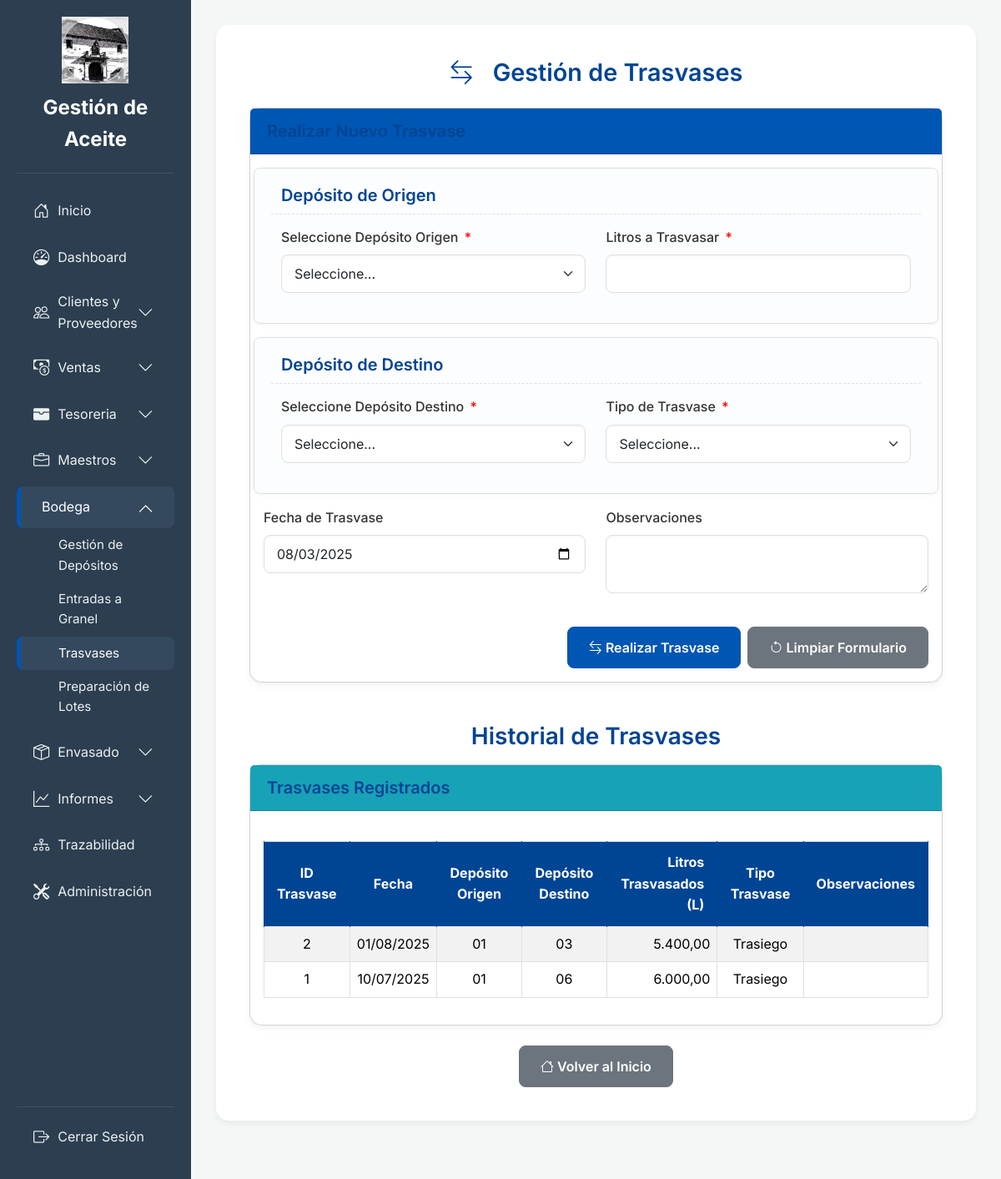
Screenshot of /app/trasvases.php (signed in) with the database file from the repository.
### tables this page shows
CREATE TABLE `trasvases` (
  `id_trasvase` int(11) NOT NULL,
  `fecha_trasvase` datetime DEFAULT current_timestamp(),
  `deposito_origen` int(11) NOT NULL,
  `deposito_destino` int(11) NOT NULL,
  `litros_trasvasados` decimal(10,2) NOT NULL,
  `tipo_trasvase` enum('filtrado','trasiego','preparacion_lote') NOT NULL,
  `observaciones` text DEFAULT NULL
);

CREATE TABLE `depositos` (
  `id_deposito` int(11) NOT NULL,
  `nombre_deposito` varchar(50) NOT NULL,
  `capacidad` decimal(10,2) NOT NULL,
  `estado` enum('ocupado','vacio','lleno') DEFAULT 'vacio',
  `stock_actual` decimal(10,2) DEFAULT 0.00,
  `id_materia_prima` int(11) DEFAULT NULL,
  `id_entrada_granel_origen` int(11) DEFAULT NULL
);

### app/trasvases.php (the view, shortened to what this page needs)
<?php
include 'conexion.php';
$trasvases_registrados = [];
try {
    $sql_trasvases = "SELECT
                        t.id_trasvase,
                        t.fecha_trasvase,
                        do.nombre_deposito AS nombre_deposito_origen,
                        dd.nombre_deposito AS nombre_deposito_destino,
                        t.litros_trasvasados,
                        t.tipo_trasvase,
                        t.observaciones
                    FROM
                        trasvases t
                    JOIN
                        depositos do ON t.deposito_origen = do.id_deposito
                    JOIN
                        depositos dd ON t.deposito_destino = dd.id_deposito
                    ORDER BY
                        t.fecha_trasvase DESC, t.id_trasvase DESC";
    $stmt_trasvases = $pdo->query($sql_trasvases);
    $trasvases_registrados = $stmt_trasvases->fetchAll(PDO::FETCH_ASSOC);
} catch (PDOException $e) {
    $mensaje_listado = "Error al cargar el listado de trasvases: " . $e->getMessage();
    $tipo_mensaje_listado = 'danger';
}
?>
<!DOCTYPE html>
<html lang="es">
<head>
    <link href="https://cdn.jsdelivr.net/npm/bootstrap@5.3.3/dist/css/bootstrap.min.css" rel="stylesheet">
    <link href="https://cdn.jsdelivr.net/npm/bootstrap-icons@1.11.3/font/bootstrap-icons.min.css" rel="stylesheet">
</head>
<body>
    <?php include 'sidebar.php'; ?>
    <div class="main-content">
        <div class="container">
            <h2 class="mb-4 text-center"><i class="bi bi-arrow-left-right me-3"></i> Gestión de Trasvases</h2>
            <div class="card">
                <div class="card-header bg-success">
                    <h5 class="mb-0">Realizar Nuevo Trasvase</h5>
                </div>
                <div class="card-body">
                    <form action="trasvases.php" method="POST">
                        <div class="row mb-3 trasvase-section">
                            <h5>Depósito de Origen</h5>
                            <div class="col-md-6 mb-3">
                                <label for="deposito_origen" class="form-label form-label-required">Seleccione Depósito Origen</label>
                                <select class="form-select" id="deposito_origen" name="deposito_origen" required>
                                    <option value="">Seleccione...</option>
                                </select>
                            </div>
                            <div class="col-md-6 mb-3">
                                <label for="litros_trasvase" class="form-label form-label-required">Litros a Trasvasar</label>
                                <input type="number" step="0.01" class="form-control" id="litros_trasvase" name="litros_trasvase" min="0.01" required>
                            </div>
                        </div>
                        <div class="row mb-3 trasvase-section">
                            <h5>Depósito de Destino</h5>
                            <div class="col-md-6 mb-3">
                                <label for="deposito_destino" class="form-label form-label-required">Seleccione Depósito Destino</label>
                                <select class="form-select" id="deposito_destino" name="deposito_destino" required>
                                    <option value="">Seleccione...</option>
                                </select>
                            </div>
                            <div class="col-md-6 mb-3">
                                <label for="tipo_trasvase" class="form-label form-label-required">Tipo de Trasvase</label>
                                <select class="form-select" id="tipo_trasvase" name="tipo_trasvase" required>
                                    <option value="">Seleccione...</option>
                                </select>
                            </div>
                        </div>
                        <div class="row mb-3">
                            <div class="col-md-6 mb-3">
                                <label for="fecha_trasvase" class="form-label">Fecha de Trasvase</label>
                                <input type="date" class="form-control" id="fecha_trasvase" name="fecha_trasvase" value="<?php echo date('Y-m-d'); ?>">
                            </div>
                            <div class="col-md-6 mb-3">
                                <label for="observaciones" class="form-label">Observaciones</label>
                                <textarea class="form-control" id="observaciones" name="observaciones" rows="2"></textarea>
                            </div>
                        </div>
                        <div class="row mt-4">
                            <div class="col-12 d-flex justify-content-end">
                                <button type="submit" class="btn btn-primary me-2"><i class="bi bi-arrow-left-right"></i> Realizar Trasvase</button>
                                <button type="button" class="btn btn-secondary" onclick="resetForm()"><i class="bi bi-arrow-counterclockwise"></i> Limpiar Formulario</button>
                            </div>
                        </div>
                    </form>
                </div>
            </div>
            <h3 class="mt-5 mb-3 text-center">Historial de Trasvases</h3>
            <div class="card">
                <div class="card-header bg-info">
                    <h5 class="mb-0">Trasvases Registrados</h5>
                </div>
                <div class="card-body">
                    <?php if (empty($trasvases_registrados)): ?>
                        <p class="text-center">No hay trasvases registrados todavía.</p>
                    <?php else: ?>
                        <div class="table-responsive">
                            <table class="table table-bordered table-striped align-middle">
                                <thead>
                                    <tr>
                                        <th>ID Trasvase</th>
                                        <th>Fecha</th>
                                        <th>Depósito Origen</th>
                                        <th>Depósito Destino</th>
                                        <th>Litros Trasvasados (L)</th>
                                        <th>Tipo Trasvase</th>
                                        <th>Observaciones</th>
                                    </tr>
                                </thead>
                                <tbody>
                                    <?php foreach ($trasvases_registrados as $trasvase): ?>
                                        <tr>
                                            <td><?php echo htmlspecialchars($trasvase['id_trasvase']); ?></td>
                                            <td><?php echo htmlspecialchars(date('d/m/Y', strtotime($trasvase['fecha_trasvase']))); ?></td>
                                            <td><?php echo htmlspecialchars($trasvase['nombre_deposito_origen']); ?></td>
                                            <td><?php echo htmlspecialchars($trasvase['nombre_deposito_destino']); ?></td>
                                            <td><?php echo number_format($trasvase['litros_trasvasados'], 2, ',', '.'); ?></td>
                                            <td><?php echo htmlspecialchars(ucfirst($trasvase['tipo_trasvase'])); ?></td>
                                            <td><?php echo htmlspecialchars($trasvase['observaciones']); ?></td>
                                        </tr>
                                    <?php endforeach; ?>
                                </tbody>
                            </table>
                        </div>
                    <?php endif; ?>
                </div>
            </div>
            <div class="text-center mt-4">
                <a href="index.php" class="btn btn-secondary"><i class="bi bi-house"></i> Volver al Inicio</a>
            </div>
        </div>
    </div>
</body>
</html>

### app/trasvases.php (style rules this page uses)
:root { --primary-color: #0056b3; --primary-dark: #004494; --secondary-color: #28a745; --text-dark: #333; --text-light: #666; --bg-light: #f4f7f6; --header-bg: #ffffff; --shadow-light: rgba(0, 0, 0, 0.05); --shadow-medium: rgba(0, 0, 0, 0.1); --sidebar-width: 250px; }
body { font-family: 'Inter', sans-serif; background-color: var(--bg-light); color: var(--text-dark); line-height: 1.6; font-size: 1rem; display: flex; min-height: 100vh; margin: 0; padding: 0; overflow-x: hidden; }
.main-content { flex-grow: 1; padding: 30px; transition: margin-left 0.3s ease; background-color: var(--bg-light); min-height: 100vh; }
.container { background-color: var(--header-bg); padding: 40px; border-radius: 15px; box-shadow: 0 4px 8px var(--shadow-light); margin-bottom: 40px; max-width: 100%; margin-left: auto; margin-right: auto; }
h1, h2, h3, h4, h5, h6 { color: var(--primary-dark); font-weight: 600; }
h2 { font-size: 1.8rem; margin-bottom: 25px; text-align: center; }
.form-label { font-weight: 500; color: var(--text-dark); margin-bottom: 8px; }
.form-control, .form-select { border: 1px solid var(--border-color, #e0e0e0); border-radius: 8px; padding: 10px 15px; box-shadow: inset 0 1px 3px rgba(0, 0, 0, 0.05); transition: border-color 0.2s ease, box-shadow 0.2s ease; }
.btn-primary { background-color: var(--primary-color); border-color: var(--primary-color); font-weight: 600; padding: 12px 25px; border-radius: 8px; transition: background-color 0.3s ease, border-color 0.3s ease, box-shadow 0.3s ease; }
.btn-secondary { background-color: #6c757d; border-color: #6c757d; font-weight: 600; padding: 12px 25px; border-radius: 8px; transition: background-color 0.3s ease, border-color 0.3s ease, box-shadow 0.3s ease; }
.card { margin-bottom: 20px; border-radius: 15px; box-shadow: 0 4px 8px var(--shadow-light); }
.card-header { border-top-left-radius: 15px; border-top-right-radius: 15px; padding: 15px 20px; font-size: 1.25rem; font-weight: 600; color: white; }
.card-header.bg-success { background-color: var(--primary-color) !important; }
.card-header.bg-info { background-color: #17a2b8 !important; }
.table-responsive { margin-top: 20px; }
.table thead th { background-color: var(--primary-dark); color: white; border-color: var(--primary-dark); padding: 12px 15px; }
.table-bordered { border-color: var(--border-color, #e0e0e0); }
.table td, .table th { vertical-align: middle; text-align: center; }
.table th:nth-child(5), .table td:nth-child(5) { text-align: right; }
.form-label-required::after { content: " *"; color: red; margin-left: 3px; }
.trasvase-section { border: 1px solid #e0e0e0; border-radius: 8px; padding: 20px; margin-bottom: 20px; background-color: #fcfdfe; box-shadow: 0 1px 5px rgba(0,0,0,0.05); }
.trasvase-section h5 { color: var(--primary-dark); margin-bottom: 15px; border-bottom: 1px dashed #e0e0e0; padding-bottom: 10px; }

### app/sidebar.php (style rules this page uses)
:root { --sidebar-bg: #2c3e50; --sidebar-link: #ecf0f1; --sidebar-hover: #34495e; --primary-color: #0056b3; --primary-dark: #004494; }

### rows the page displays
trasvases: id_trasvase "2", fecha_trasvase "01/08/2025", deposito_origen.nombre_deposito "01", deposito_destino.nombre_deposito "03", litros_trasvasados "5.400,00", tipo_trasvase "Trasiego"
trasvases: id_trasvase "1", fecha_trasvase "10/07/2025", deposito_origen.nombre_deposito "01", deposito_destino.nombre_deposito "06", litros_trasvasados "6.000,00", tipo_trasvase "Trasiego"

### other values shown
$item['name'] "Clientes y Proveedores"
$item['name'] "Ventas"
$item['name'] "Tesoreria"
$item['name'] "Maestros"
$item['name'] "Bodega"
$sub_link['text'] "Gestión de Depósitos"
$sub_link['text'] "Entradas a Granel"
$sub_link['text'] "Trasvases"
$sub_link['text'] "Preparación de Lotes"
$item['name'] "Envasado"
$item['name'] "Informes"
$item['name'] "Trazabilidad"
$item['name'] "Administración"
